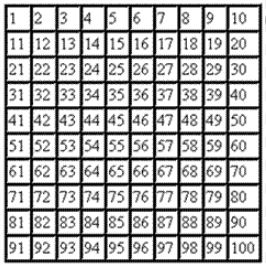
#> input picture Computer Vision/Images/grid.jpg, 266 x 265 px, found by its file name
$ python 'Perspective Transform.py'
#> lines starting #> are read from the running program, lines starting #| are printed output that depends on the picture
import cv2
import numpy as np

#Reading image from the images folder
img = cv2.imread('.\Images\grid.jpg')
#> img is the input picture: shape (265, 266, 3); min 0, max 255, mean 178.6

#Configuring settings for the perspective transformation
before_pts = np.float32([[42,54], [152, 40], [22, 169], [171,172]]) #Before change of perspective
after_pts = np.float32([[0,0], [122, 0], [0, 122], [122, 122]]) #After change of perspective
dsize = (122,122) #(Rows, Columns) of the image after perspective change

#Creating perspective transformation matrix
pers = cv2.getPerspectiveTransform(before_pts, after_pts)

#Applying the perspective transform on the provided image
res = cv2.warpPerspective(img, pers, dsize, flags=cv2.INTER_LINEAR)
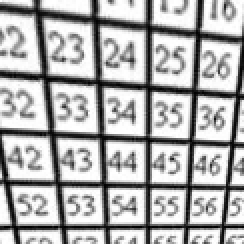
#> res: shape (122, 122, 3) (shown 2 times larger); min 0, max 255, mean 175.8

#Resizing the final image to view result clearly
res = cv2.resize(res, None, fx=2, fy=2, interpolation=cv2.INTER_LINEAR)
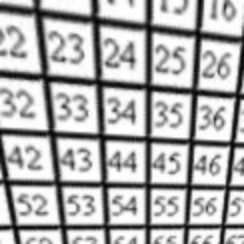
#> res: shape (244, 244, 3); min 2, max 255, mean 175.7

#Displaying the images
cv2.imshow("Original Image", img)
cv2.imshow("Perspective Transform Image", res)

cv2.waitKey(0)
cv2.destroyAllWindows()
